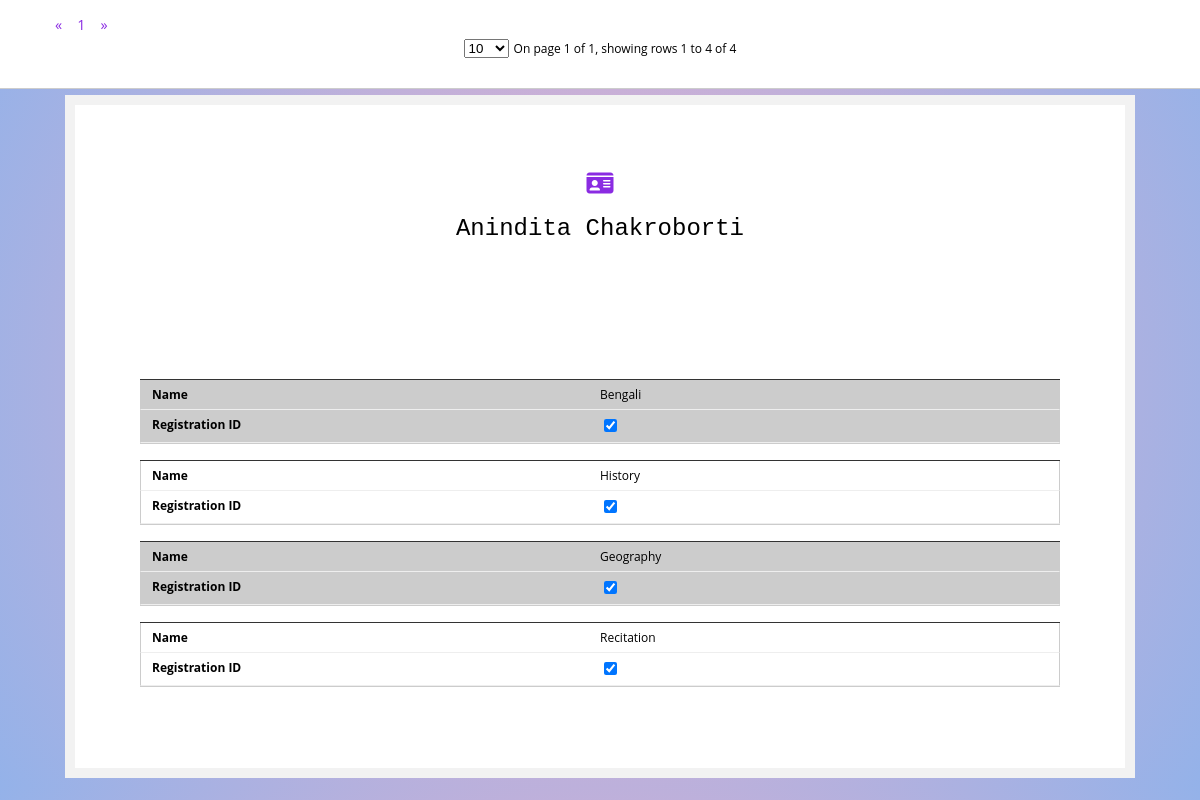
Page /teacher_sub_list_details.php?id=6 on the committed database.
### tables this page shows
CREATE TABLE `teacher` (
  `Teacher_id` int(11) NOT NULL,
  `Teacher_name` varchar(255) NOT NULL,
  `Teacher_phone` varchar(10) NOT NULL,
  `Teacher_reg_id` varchar(255) NOT NULL,
  `Category_id` int(11) NOT NULL,
  `Status` char(1) NOT NULL DEFAULT 'Y'
);

CREATE TABLE `teacher_activity` (
  `Teacher_activity_id` int(11) NOT NULL,
  `Teacher_id` int(255) NOT NULL,
  `Category_id` int(11) NOT NULL,
  `Subject_group_id` int(11) NOT NULL,
  `Subject_id` int(11) NOT NULL,
  `Status` char(1) NOT NULL DEFAULT 'Y'
);

CREATE TABLE `subject_master` (
  `Subject_id` int(11) NOT NULL,
  `Subject_name` varchar(500) NOT NULL,
  `Category_id` int(11) NOT NULL,
  `Subject_group_id` int(250) NOT NULL,
  `Status` varchar(25) NOT NULL
);

### teacher_sub_list_details.php (the view, shortened to what this page needs)
<?php
include("conn.php");
$id=$_REQUEST['id'];
$sql=mysqli_query($conn,"SELECT `Teacher_activity_id`,`Subject_name`,`teacher_activity`.`Status` FROM `teacher_activity` INNER JOIN `subject_master` ON `subject_master`.`Subject_id`=`teacher_activity`.`Subject_id`  WHERE `teacher_activity`.`Teacher_id`='$id'");
$name=mysqli_query($conn,"SELECT * FROM `teacher` WHERE `Teacher_id`='$id'");
$name_arr=mysqli_fetch_array($name);
?>
<!DOCTYPE html>
<html lang="en">
<head>
    <link rel = "stylesheet" href="https://cdnjs.cloudflare.com/ajax/libs/font-awesome/6.1.1/css/all.min.css" />
    <link rel="stylesheet"  href="student_list.css">
</head>
<body>
<div class="form-box">
  <h1><a href="teacher_list.php"><i class="fa-sharp fa-solid fa-id-card"></i></a></h1>
  <h1><?php echo $name_arr['Teacher_name']; ?> </h1>
<div id="DataTable">
  <div id="table_box_bootstrap"></div>
  <table>
    <tbody class="scroll-pane">
        <?php  while($arr=mysqli_fetch_array($sql)){?>
        <tr>
            <td><?php echo $arr['Subject_name'];  ?></td>
            <td><input type="checkbox" onclick="window.location.href='Teac_sub_status.php?tid=<?php echo $arr['Teacher_activity_id'] ?>&t_status=<?php echo $arr['Status'] ?>'" <?php if($arr['Status']=='Y') echo "checked" ?>></td>
        </tr>
        <?php } ?>
  </tbody>
</table>
</div>
        </div>
</body>
</html>

### student_list.css (style rules this page uses)
body { counter-reset: my-sec-counter; font-family: 'Open Sans', sans-serif; font-size: 12px; background: rgb(238,174,202); background: radial-gradient(circle, rgba(238,174,202,1) 0%, rgba(148,178,233,1) 100%); margin-top: 95px; }
.form-box { max-width: 800px; margin: auto; padding: 50px; background: #ffffff; border: 10px solid #f2f2f2; }
h1 { text-align: center; font-family:Arial, Helvetica, sans-serif; font: 2em "typewriter", monospace; align-self: center; }
#DataTable { position:relative; padding: 15px; box-sizing: border-box; }
table { width: 100%; border-collapse: collapse; }
td, th { padding: 6px; border: 1px solid #ccc; text-align: left; box-sizing: border-box; }
tr:nth-of-type(odd) { background: #eee; }
@media only screen 
      and (max-width: 760px), (min-device-width: 768px) 
      and (max-device-width: 1024px) { table { margin-top: 106px; } }
@media only screen 
      and (max-width: 760px), (min-device-width: 768px) 
      and (max-device-width: 1024px) { table, thead, tbody, th, td, tr { display: block; } }
@media only screen 
      and (max-width: 760px), (min-device-width: 768px) 
      and (max-device-width: 1024px) { tr { margin: 0 0 1rem 0; overflow: auto; border-bottom: 1px solid #ccc; } }
@media only screen 
      and (max-width: 760px), (min-device-width: 768px) 
      and (max-device-width: 1024px) { tbody tr:before { counter-increment: my-sec-counter; content: ""; background-color:#333; display: block; height: 1px; } }
@media only screen 
      and (max-width: 760px), (min-device-width: 768px) 
      and (max-device-width: 1024px) { tr:nth-child(odd) { background: #ccc; } }
@media only screen 
      and (max-width: 760px), (min-device-width: 768px) 
      and (max-device-width: 1024px) { td { border: none; border-bottom: 1px solid #eee; margin-right: 0%; display: block; border-right: 1px solid #ccc; border-left: 1px solid #ccc; box-sizing:border-box; } }
@media only screen 
      and (max-width: 760px), (min-device-width: 768px) 
      and (max-device-width: 1024px) { td:before { font-weight: bold; width: 50%; float:left; box-sizing:border-box; padding-left: 5px; } }
@media only screen 
      and (max-width: 760px), (min-device-width: 768px) 
      and (max-device-width: 1024px) { td:nth-of-type(1):before { content: "Name"; } }
@media only screen 
      and (max-width: 760px), (min-device-width: 768px) 
      and (max-device-width: 1024px) { td:nth-of-type(2):before { content: "Registration ID"; } }
a { color: blueviolet; }
.form-box { max-width: 950px; margin: auto; padding: 50px; background: #ffffff; border: 10px solid #f2f2f2; }

### rows in the picture
teacher: Teacher_name "Anindita Chakroborti"
teacher_activity: Subject.Subject_name "Bengali", Status "☑"
teacher_activity: Subject.Subject_name "History", Status "☑"
teacher_activity: Subject.Subject_name "Geography", Status "☑"
teacher_activity: Subject.Subject_name "Recitation", Status "☑"
